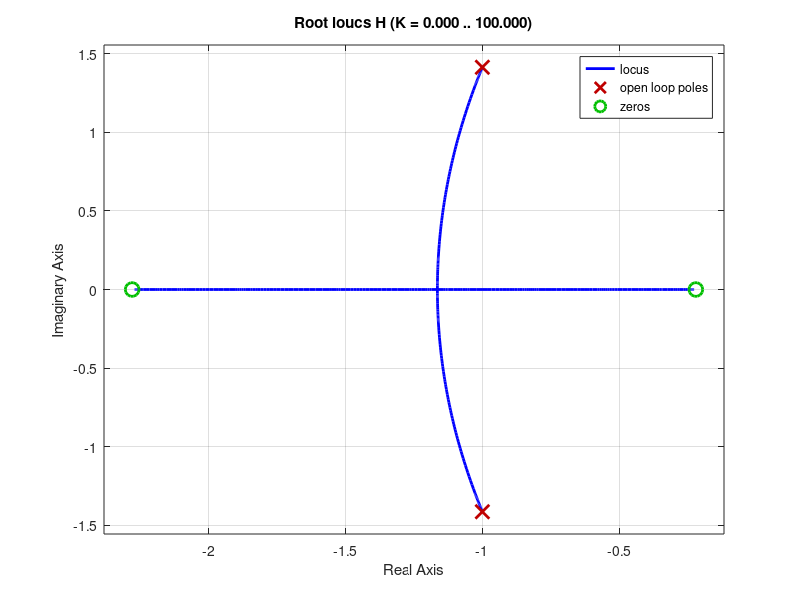

Write MATLAB code to recreate this figure.
% Esempio di creazione del luogo delle radici di un sistema.
%
% M. Scarpiniti (Dip. DIET - Sapienza Università di Roma)

num = [2  5  1];
den = [1  2  3];
H = tf(num, den);
rlocus(H);